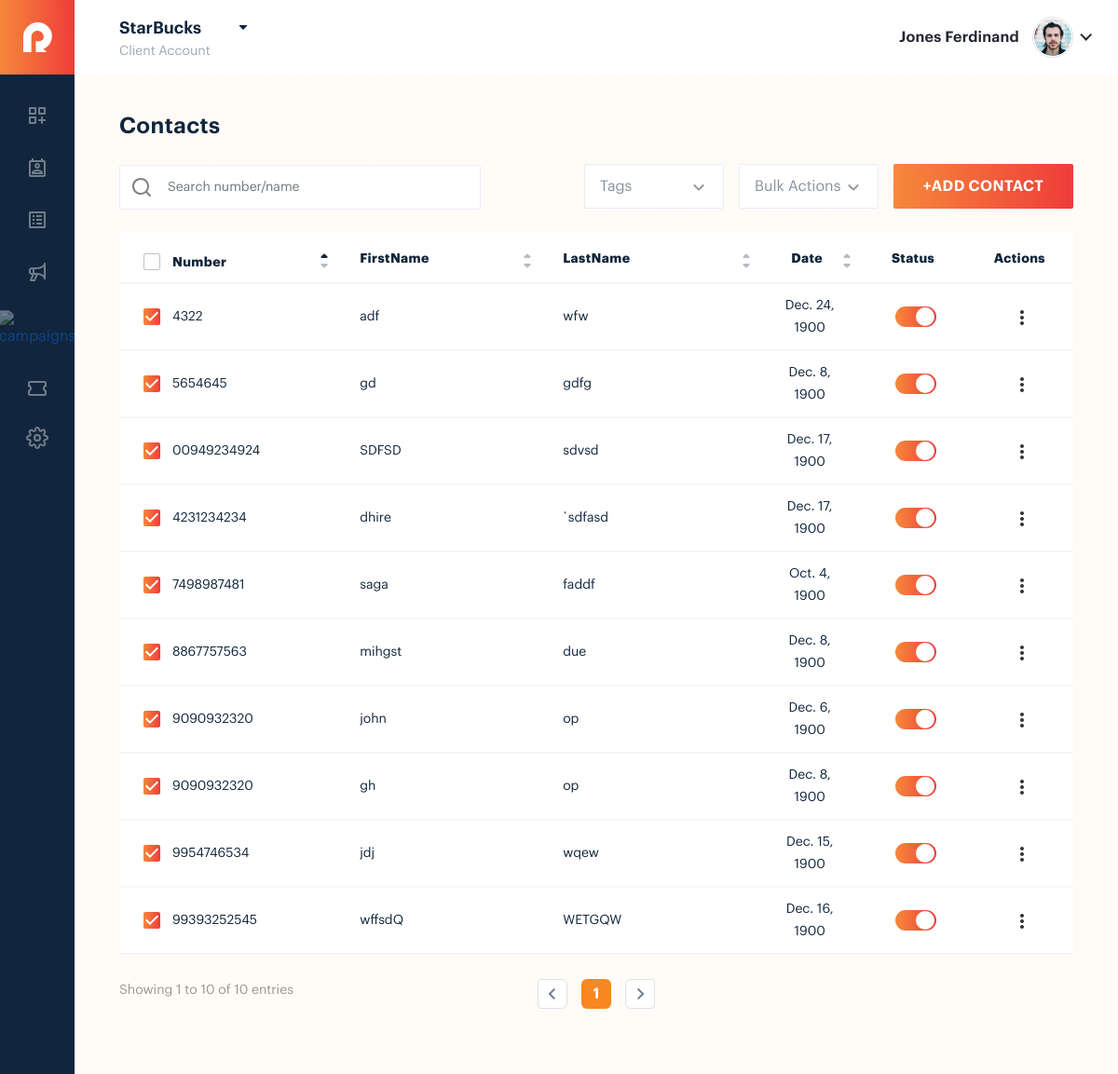
The page / on the database its author committed.
### app1/models.py (models this page shows, shortened)
class Contact(models.Model):
    phone = models.CharField(max_length=10)
    firstname = models.CharField(max_length=125)
    lastname= models.CharField(max_length=150,null=True,blank=True)
    bitrh_date = models.DateField(blank=True,null=True)
    anni_date = models.DateField(blank=True,null=True)
    userid=models.ForeignKey(User,on_delete=models.CASCADE)

### app1/views.py (the view)
# urls.py: path('',views.list,name="listdata"),
def list(request):
    alldata=Contact.objects.all()
    custom_field=Custom.objects.all()
    context={
        'custom_field':custom_field,
        'data':alldata,
    }
    return render(request,'client/client_contact.html',context)

### app1/templates/client/client_contact.html (shortened to what this page needs)
<!DOCTYPE html>
{% load static %}
<html lang="en">
<head>
    <link rel="stylesheet" href="{% static '/css/bootstrap.min.css' %}">
    <link rel="stylesheet" href="{% static '/fonts/graphik_font.css' %}">
    <link rel="stylesheet" href="{% static '/css/dataTables.bootstrap5.min.css' %}">
    <link rel="stylesheet" href="{% static '/css/jquery-ui.css' %}">
    <link rel="stylesheet" href="{% static '/css/select2.min.css' %}">
    <link rel="stylesheet" href="{% static '/css/custom_select_2.css' %}">
    <link rel="stylesheet" href="{% static '/css/dashboard.css' %}">
    <link rel="stylesheet" href="{% static '/css/icons.css' %}">
    <link rel="stylesheet" href="{% static '/css/dashboard.css' %}">
    <link rel="stylesheet" href="{% static '/css/agency_dashboard.css' %}">
    <link rel="stylesheet" href="{% static '/css/agency_settings.css' %}">
    <link rel="stylesheet" href="{% static '/css/admin_user.css' %}">
    <link rel="stylesheet" href="{% static '/css/client_contact.css' %}">
    <link rel="stylesheet" href="{% static '/css/client_list.css' %}">
</head>
<body>
    <div class="client_contact_page cl_contact_page rw_modal_backdrop">
        <header class="rw_header_wrapper">
            <div class="rw_header_inner">
                <div class="header_title agency_header_title" data-bs-toggle="offcanvas" data-bs-target="#offcanvasExample">
                    <h3 >StarBucks</h3>
                    <p>Client Account</p>
                </div>
                <div class="header_profile">
                    <a href="javascript:;">
                        <h4>Jones Ferdinand</h4>
                        <div class="header_profile_image">
                            <img src="{% static 'images/profile.jpg' %}" alt="image">
                        </div>
                    </a>
                </div>
            </div>
            <div class="rw_sidebar">
                <div class="header_logo">
                    <a href="client_dashboard.html"><img src="{% static 'images/logo.svg' %}" alt="logo"></a>
                </div>
                <ul>
                    <li><a href="client_dashboard.html" ><img src="{% static 'images/icons/dashboard.svg' %}" alt="dashboard"></a></li>
                    <li><a href="{% url 'listdata' %}"><img src="{% static 'images/icons/contact.svg' %}" alt="contact"></a></li>
                    <li><a href="client_list.html" ><img src="{% static 'images/icons/bar.svg' %}" alt="bar"></a></li>
                    <li><a href="client_scheduled_broadcast.html"><img src="{% static 'images/icons/broadcast.svg' %}" alt="broadcast"></a></li>
                    <li><a href="campaigns.html" ><img src="{% static 'images/icons/campaigns.svg' %}" alt="campaigns"></a></li>
                    <li><a href="coupon.html"><img src="{% static 'images/icons/coupon.svg' %}" alt="coupon"></a></li>
                    <li><a href="{% url 'customlist' %}"><img src="{% static 'images/icons/settings.svg' %}" alt="settings"></a></li>
                </ul>
            </div>
        </header>
        <div class="rw_inner_area">
            <div class="rw_dashboard_box_wrapper">
                <div class="admin_header agency_header">
                    <div class="dashboard_title">
                        <h1>Contacts</h1>
                    </div>
                </div>
            </div>
            <div class="admin_user_select">
               <div class="d-flex">
                <div class="rw_selectbox tags">
                    <select >
                        <option value="">Tags</option>
                    </select>
                </div>
                <div class="rw_selectbox bulkaction">
                    <select  >
                        <option value="">Bulk Actions</option>
                    </select>
                </div>
               </div>
               <div class="search_icon_wrapper">
                    <div class="rw_dashboard_btn">
                        <a href="javascript:;" class="rw_btn" data-bs-toggle="modal" data-bs-target="#add_contact_tolist">+Add Contact</a>
                    </div>
               </div>
            </div>
            <div class="rw_table_wrapper">
                <div class="rw_table_inner rw_admin_user_table rw_client_contact_table ">
                    <table id="rw_cl_contact_table" class="table rw_pagination " >
                        <thead>
                            <tr>
                                <th>
                                    <div class="rw_checkbox ">
                                        <label for="Number1">Number</label>
                                    </div>
                                </th>
                                <th>FirstName</th>
                                <th>LastName</th>
                                <th class="text-center">Date</th>
                                <th class="sorting_none text-center">status</th>
                                <th class="sorting_none text-center">Actions</th>
                            </tr>
                        </thead>
                        <tbody>
                        {% for i in data %}
                           <tr>
                               <td>
                                <div class="rw_checkbox ">
                                    <label for="checkbox2">{{i.phone}}</label>
                                </div>
                               </td>
                               <td>{{i.firstname}}</td>
                               <td>{{i.lastname}}</td>
                               <td class="text-center">{{i.bitrh_date}}</td>
                               <td class="text-center">
                                   <div class="rw_toggle_switch">
                                      <div class="rw_switch">
                                        <input type="checkbox"  checked>
                                      </div>
                                   </div>
                               </td>
                            <td class="text-center">
                                <div class="action_dropdown">
                                 <ul class="drop_ul">
                                     <li class="position-relative"><a href="javascript:;" class="action_btn"><img src="{% static 'images/icons/action.svg' %}" alt="action"></a>
                                     </li>
                                 </ul>
                                </div>
                            </td>
                           </tr>
                        {% endfor %}
                        </tbody>
                    </table>
                </div>
            </div>
        </div>
    </div>
</body>
</html>

### app1/static/css/agency_settings.css (style rules this page uses)
* { margin: 0; padding: 0; box-sizing: border-box; }
body { font-family: "Graphik"; color: #000; background: linear-gradient(0deg, rgba(245, 157, 49, 0.04), rgba(245, 157, 49, 0.04)), #ffffff; padding: 0 !important; }
ul { margin: 0; padding: 0; list-style: none; }
a { text-decoration: none; transition: all 0.3s ease-in-out; }
.rw_btn { display: flex; align-items: center; justify-content: center; width: 100%; height: 48px; font-weight: 600; font-size: 16px; line-height: 24px; text-align: center; letter-spacing: 0.4px; text-transform: uppercase; color: #fff !important; background: linear-gradient(269.36deg, #ed2a3a -23.62%, #f7983b 120.63%); padding: 0 15px; border-radius: 2px; transition: all 0.3s ease-in-out; outline: none; }
.rw_checkbox { display: flex; align-items: center; }
.rw_checkbox label { font-size: 14px; line-height: 16px; text-align: right; color: rgba(0, 0, 0, 0.5); cursor: pointer; position: relative; margin-left: 33px; }
.rw_checkbox label::before { content: ""; position: absolute; left: -31px; top: 50%; width: 18px; height: 18px; background: transparent; border: 1px solid rgba(0, 0, 0, 0.24); border-radius: 2px; transform: translateY(-50%); }
.rw_checkbox label::after { content: url("../images/icons/checkmark.svg"); position: absolute; left: -31px; top: 50%; width: 18px; height: 18px; transform: translateY(-50%); z-index: 0; display: none; }
.rw_checkbox .check_input:checked ~ label::before { z-index: -1; }
.rw_checkbox .check_input:checked ~ label::after { display: block; }
table.dataTable > thead .sorting_asc:before, table.dataTable > thead .sorting_desc::before { content: url(../images/icons/sorting_up.svg) !important; top: 10px; bottom: auto; right: 10px; }
table.dataTable > thead .sorting_asc:before, table.dataTable > thead .sorting_desc:after { content: url(../images/icons/sorting_down.svg) !important; bottom: 10px; top: auto; right: 10px; }
table.dataTable > thead .sorting:before, table.dataTable > thead .sorting_asc:before, table.dataTable > thead .sorting_desc:before, table.dataTable > thead .sorting_asc_disabled:before, table.dataTable > thead .sorting_desc_disabled:before { content: url(../images/icons/sorting_up.svg) !important; top: 10px; bottom: auto; right: 10px; }
table.dataTable > thead .sorting:after, table.dataTable > thead .sorting_asc:after, table.dataTable > thead .sorting_desc:after, table.dataTable > thead .sorting_asc_disabled:after, table.dataTable > thead .sorting_desc_disabled:after { content: url(../images/icons/sorting_down.svg) !important; bottom: 10px; top: auto; right: 10px; }
.sorting_none::before { display: none !important; }
.sorting_none::after { display: none !important; }
.action_dropdown ul li a { display: block; }
.rw_table_wrapper { padding-top: 20px; padding-bottom: 40px; background: linear-gradient(0deg, rgba(245, 157, 49, 0.04), rgba(245, 157, 49, 0.04)), #ffffff; }
.rw_table_wrapper th { text-transform: capitalize; }
.rw_selectbox { width: 100%; height: 48px; border: 1px solid #ebecf4; box-sizing: border-box; border-radius: 2px; position: relative; }
.rw_selectbox::after { content: url(../images/icons/select_down.svg); position: absolute; top: 50%; right: 20px; opacity: 0.5; transform: translateY(-50%); pointer-events: none; cursor: pointer; }
.rw_selectbox select { -webkit-appearance: none; -moz-appearance: none; appearance: none; width: 100%; height: 100%; border: none; color: rgba(17, 38, 60, 0.5); padding: 0 30px 0 16px; text-transform: capitalize; outline: none; background: #fff; }
.rw_selectbox select option { padding: 10px 0 0; line-height: 30px; }
.rw_toggle_switch .rw_switch { display: flex; align-items: center; justify-content: center; }
.rw_toggle_switch .rw_switch input { -webkit-appearance: none; -moz-appearance: none; appearance: none; width: 44px; height: 22px; border-radius: 12px; background-color: rgba(17, 38, 60, 0.6); margin: 0; border: none; position: relative; cursor: pointer; transition: all 0.3s ease-in-out; }
.rw_toggle_switch .rw_switch input::after { content: ""; position: absolute; width: 20px; height: 20px; top: 50%; left: 2px; background: #ffffff; border-radius: 50%; transform: translateY(-50%); }
.rw_toggle_switch .rw_switch input:checked { background: linear-gradient(269.36deg, #ed2a3a -23.62%, #f7983b 120.63%); }
.rw_toggle_switch .rw_switch input:checked::after { left: auto; right: 2px; }
.rw_admin_user_table { position: relative; }

### rows shown on the page
Contact: phone "99393252545", firstname "wffsdQ", lastname "WETGQW", bitrh_date "Dec. 16, 1900"
Contact: phone "8867757563", firstname "mihgst", lastname "due", bitrh_date "Dec. 8, 1900"
Contact: phone "7498987481", firstname "saga", lastname "faddf", bitrh_date "Oct. 4, 1900"
Contact: phone "9954746534", firstname "jdj", lastname "wqew", bitrh_date "Dec. 15, 1900"
Contact: phone "9090932320", firstname "john", lastname "op", bitrh_date "Dec. 6, 1900"
Contact: phone "4231234234", firstname "dhire", lastname "`sdfasd", bitrh_date "Dec. 17, 1900"
Contact: phone "9090932320", firstname "gh", lastname "op", bitrh_date "Dec. 8, 1900"
Contact: phone "00949234924", firstname "SDFSD", lastname "sdvsd", bitrh_date "Dec. 17, 1900"
Contact: phone "4322", firstname "adf", lastname "wfw", bitrh_date "Dec. 24, 1900"
Contact: phone "5654645", firstname "gd", lastname "gdfg", bitrh_date "Dec. 8, 1900"
